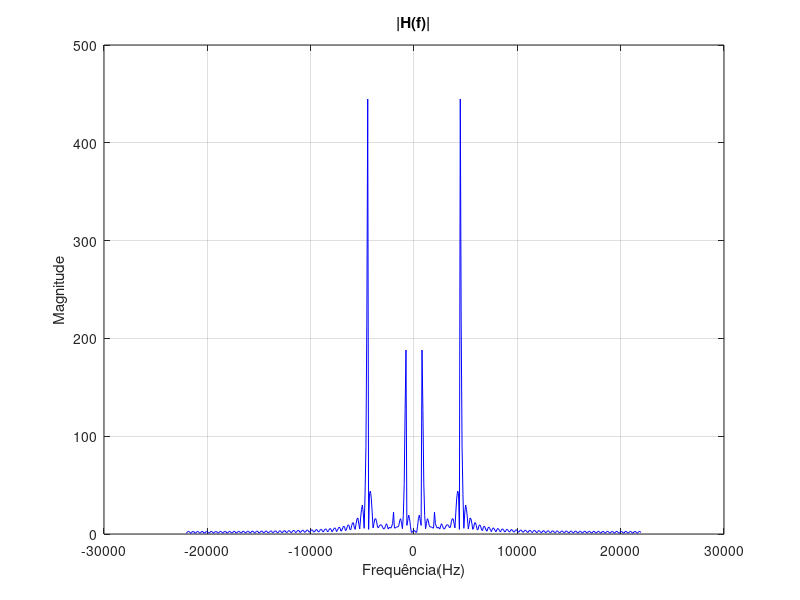

The MATLAB source for this figure:
pkg load signal

% Frequência de amostragem
Fs = 44100;

%Frequências de corte
fc1 = 1500;
fc2 = 2500;

%Frequencias em Hz do projeto do filtro
Fn = Fs/2;
delta_f = 100;
fs1 = (fc1 + delta_f/2);
fp1 = (fs1 - delta_f);
fs2 = (fc2 - delta_f/2);
fp2 = (fs2 + delta_f);


%Normalização das frequências do projeto para a função firpm
fs1_n = fs1/Fn;
fp1_n = fp1/Fn;
fs2_n = fs2/Fn;
fp2_n = fp2/Fn;


f = [0 fp1_n fs1_n fs2_n fp2_n 1];
a = [1 1 0 0 1 1];

M = 200;
h = firpm (M, f, a);

[H,f] = freqz(h);
f = f*Fn/(pi);
modH = abs(H);
FaseH = unwrap(angle(H));

% Vetor de tempo
N = 1;
t = -N:1/Fs:N;

% Transformada de Fourier
K = length(H);
f = (-K/2:K/2-1) * (Fs / K); % Frequências

%Sinais de teste
f1 = 800;
f2 = 2000;
f3 = 4500;

x1 = cos(2*pi*f1*t);
x2 = cos(2*pi*f2*t);
x3 = cos(2*pi*f3*t);

x = x1+0.5*x2+2*x3;


s = conv(x,h,'full');

S = fftshift(fft(s,length(H)));
mod_S = abs(S);

%Plotagem dos Espectros
figure;
subplot(1,1,1);
plot(f,mod_S,'-blue')
xlabel('Frequência(Hz)');
ylabel('Magnitude');
title('|H(f)|');
grid on;
